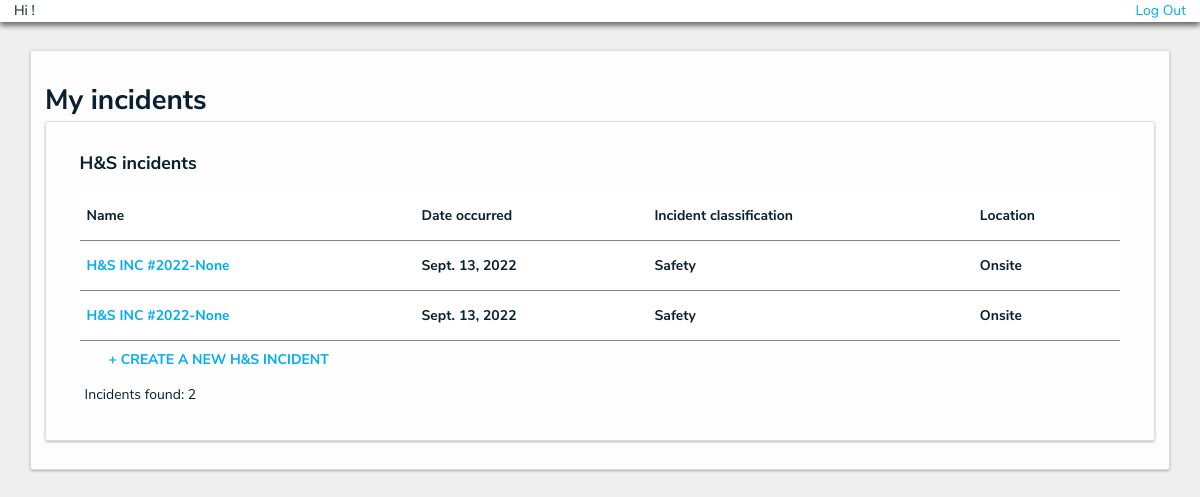
The app's page / (signed in) with its own data.
### hs_incidents/models.py (models this page shows)
class HS_incident(models.Model):
    ACTIVITY_CHOICES = [
        ('Manufacturing', 'Manufacturing Operations'),
        ('Leaf', 'Leaf Origins'),
        ('Market', 'Market'),
        ('R&D', 'R&D'),
        ('GBS', 'GBS'),
        ('CSS', 'CSS')
    ]
    business_activity = models.CharField(
        'Business Activity',
        choices=ACTIVITY_CHOICES,
        max_length=50,
    )
    CLASSIFICATION_CHOICES = [
        ('Safety', 'Safety'),
        ('Health', 'Occupational Health'),
    ]
    incident_classification = models.CharField(
        "Incident Classification",
        choices=CLASSIFICATION_CHOICES,
        default=None,
        max_length=50,
    )
    YES_NO = [
        ('Yes', 'Yes'),
        ('No', 'No'),
    ]
    work_related = models.CharField(
        "Work related",
        choices=YES_NO,
        default=None,
        max_length=50,
    )
    auth_notified = models.CharField(
        "Ext. Auth. notification?",
        choices=YES_NO,
        default=None,
        max_length=50,
    )
    description = models.TextField(
        'Incident Description',
    )
    LOCATION_CHOICES = [
        ('Onsite', 'ON-site'),
        ('Offsite', 'OFF-site'),
    ]
    location = models.CharField(
        'Incident Location',
        choices=LOCATION_CHOICES,
        default=None,
        max_length=50,
    )
    JTI_SITES = [
        ('1419', '🏠 Babol, Iran: Office cat. B'),
        ('934', '📦Zanjan, Iran: NTM WH cat. C Machinery WH'),
        ('933', '🏠Tehran, Iran: Office cat. B (South Tehran)'),
        ('932', '🏠Tehran, Iran: Office cat. B (West Tehran)'),
        ('931', '🏠Karaj, Iran: Office cat. B'),
        ('930', '🏠Tehran, Iran: Office cat. B'),
        ('929', '🏠Hakimiyeh, Iran: Office cat. B'),
        ('928', '🏠Zanjan, Iran: Office cat. B'),
        ('927', '🏠Zahedan, Iran: Office cat. B'),
        ('926', '🏠Yazd, Iran: Office cat. B'),
        ('925', '🏠Tabriz, Iran: Office cat. B'),
        ('924', '🏠Shiraz, Iran: Office cat. B'),
        ('923', '🏠Shahroud, Iran: Office cat. B'),
        ('922', '🏠Shahrekord, Iran: Office cat. B'),
        ('921', '🏠Semnan, Iran: Office cat. B'),
        ('920', '🏠Sari, Iran: Office cat. B'),
        ('919', '🏠Sanandaj, Iran: Office cat. B'),
        ('918', '🏠Rasht, Iran: Office cat. B'),
        ('917', '🏠Qom, Iran: Office cat. B'),
        ('916', '🏠Urmia, Iran: Office cat. B'),
        ('915', '🏠Mashahd, Iran: Office cat. B'),
        ('914', '🏠Bandar Mahshahr, Iran: Office cat. B'),
        ('913', '🏠Khoy, Iran: Office cat. B'),
        ('912', '🏠Khoramabad, Iran: Office cat. B'),
        ('911', '🏠Kermanshah, Iran: Office cat. B'),
        ('910', '🏠Kerman, Iran: Office cat. B'),
        ('908', '🏠Isfahan, Iran: Office cat. B'),
        ('907', '🏠Hamedan, Iran: Office cat. B'),
        ('906', '🏠Gorgan, Iran: Office cat. B'),
        ('904', '🏠Qazvin, Iran: Office cat. B'),
        ('903', '🏠Chaloos, Iran: Office cat. B'),
        ('902', '🏠Bojnourd, Iran: Office cat. B'),
        ('901', '🏠Birjand, Iran: Office cat. B'),
        ('900', '🏠Bandar Abbas, Iran: Office cat. B'),
        ('898', '🏠Ardebil, Iran: Office cat. B'),
        ('897', '🏠Arak, Iran: Office cat. B'),
        ('896', '🏠Andimeshk, Iran: Office cat. B'),
        ('895', '🏠 Ahvaz, Iran: Office cat. B'),
        ('401', '📦🚬Mahdi Shahr, Iran: FG WH cat. A'),
        ('399', '📦🍂Jolfa, Iran: Leaf WH cat. B (ITC)'),
        ('92', '🏠Tehran, Iran: Office cat. A (HQ)'),
        ('28', '🏭Zanjan, Iran: Factory cat. A (JTI Parsian)'),
    ]
    jti_site = models.CharField(
        'JTI Site',
        max_length=50,
        choices=JTI_SITES,
        null=True,
        blank=True,
    )
    latitude = models.FloatField(
        'Latitude',
        null=True,
        blank=True,
    )
    longitude = models.FloatField(
        'Longitude',
        null=True,
        blank=True,
    )
    date_occurred = models.DateField(
        'Date Occurred',
        default=timezone.now,
    )
    date_reported = models.DateField(
        'Date Reported to Local H&S',
        default=timezone.now,
    )
    description = models.CharField(
        'Description',
        max_length=50,
        blank=True,
    )
    unique_id = models.IntegerField(
        'SIMP unique id',
        null=True,
        blank=True,
    )
    object_id = models.IntegerField(
        'SIMP object id',
        null=True,
        blank=True,
    )
    date_created = models.DateField(
        'Date created',
        blank=True,
        null=True,
    )
    user = models.ForeignKey(
        User,
        on_delete=models.DO_NOTHING,
        blank=True,
        null=True,
    )
    def __str__(self):
        if self.date_created:
            return f'H&S INC #{self.date_created.year}-{self.unique_id}'
        else:
            return f'H&S INC #{self.id}'

### hs_incidents/views.py (the view)
# urls.py: path('', views.incidents, name='incidents'),
@login_required(login_url='login')
def incidents(request):
    incidents = HS_incident.objects.filter(user=request.user.id)
    context = {
        'incidents': incidents,
    }
    return render(request, 'main_page.html', context)

### templates/main_page.html (shortened to what this page needs)
{% extends 'base.html' %}
{% load static %}
{% block content %}
<div class="rui-sticky-header--wrapper" style="height: 25px;">
  <header class="rui-sticky-header site-header main-menu-component">
    <div class="main-menu-component__wrapper">
      <nav class="app-top-bar">
        <div>Hi {{ user.first_name }} {{ user.last_name }}!</div>
        <div><a href="{% url 'logout' %}">Log Out</a></div>
      </nav>
    </div>
  </header>
</div>
<body>
  <div class="rui-sticky-header--wrapper" style="height: 25px;">
    <header class="rui-sticky-header site-header main-menu-component">
      <div class="main-menu-component__wrapper">
        <nav class="app-top-bar">
          <div>Hi {{ user.first_name }} {{ user.last_name }}!</div>
          <div><a href="{% url 'logout' %}">Log Out</a></div>
        </nav>
      </div>
    </header>
  </div>
  <div class="page-full-screen" style="width: 95%; margin: auto;">
    <div class="rui-card edit-object-main single-column create-single-card">
      <div class="rui-card-content">
        <div class="rui-grid-row container">
          <div class="create-object-header edit-object-header">
            <div class="form-title-evaluation">
              <div class="edit-object-form-title">
                <h2 class="form-title-text">My incidents</h2>
              </div>
            </div>
          </div>
        </div>
        <div class="rui-grid-row edit-object-body container">
          <div class="rui-grid-column gr-12">
            <div class="object-form-component">
              <div class="rui-grid-row configurable-form-root container">
                <div class="rui-grid-column form-section-component section-depth-0 gr-12 no-gutter">
                  <div class="rendered-section">
                    <div class="rui-grid-row form-section-container container">
                      <div class="rui-grid-column form-section-component section-depth-4 gr-12 no-gutter">
                        <div class="rui-card">
                          <div class="rui-card-content">
                            <div class="rendered-section">
                              <div class="rui-grid-row form-section-container container">
                                <div class="rendered-section">
                                  <div class="components">
                                    <div class="form-component">
                                      <div class="virgin field-evaluation-component">
                                        <div class="rui-combobox">
                                          <div class="rui-combobox__wrapper">
                                            <h4><span>H&S incidents</span></h4>
                                            {% if incidents %}
                                            <table>
                                              <tr>
                                                <th>Name</th>
                                                <th>Date occurred</th>
                                                <th>Incident classification</th>
                                                <th>Location</th>
                                              </tr>
                                              {% for incident in incidents %}
                                              <tr>
                                                <th>
                                                  <a href="{% url 'hs_edit_form' id=incident.id %}">
                                                    {{ incident }}
                                                  </a>
                                                </th>
                                                <th>{{ incident.date_occurred }}</th>
                                                <th>{{ incident.incident_classification }}</th>
                                                <th>{{ incident.location }}</th>
                                              </tr>
                                              {% endfor %}
                                            </table>
                                            {% else %}
                                            <div>No incidents to display</div>
                                            {% endif %}
                                            <div class="rui-button rui-button--primary-link">
                                              <a href="{% url 'hs_create_form' %}">+ Create a new H&S incident</a>
                                            </div>
                                            <div>
                                              <span class="rui-paginate__counts">
                                                Incidents found: {{incidents|length}}
                                              </span>
                                            </div>
                                          </div>
                                        </div>
                                      </div>
                                    </div>
                                  </div>
                                </div>
                              </div>
                            </div>
                          </div>
                        </div>
                      </div>
                    </div>
                  </div>
                </div>
              </div>
            </div>
          </div>
        </div>
      </div>
    </div>
  </div>
</body>
{% endblock %}

### templates/base.html (shortened to what this page needs)
<!DOCTYPE html>
{% load static %}
<html>
  <head>
    <link href="{% static 'vendor.css' %}" rel="stylesheet">
    <link href="{% static 'style.css' %}" rel="stylesheet">
    <link rel="stylesheet" type="text/css" href="{% static '3.css' %}">
    <link type="text/css" rel="stylesheet" href="{% static 'guide.1528307769338.css' %}" id="_pendo-css_">
  </head>
  {% block content %}
  {% endblock %}
</html>

### records on screen
HS_incident: date_created+unique "H&S INC #2022-None", date_occurred "Sept. 13, 2022", incident_classification "Safety", location "Onsite"
HS_incident: date_created+unique "H&S INC #2022-None", date_occurred "Sept. 13, 2022", incident_classification "Safety", location "Onsite"

### other values on screen
{{ incidents|length }} "2"
